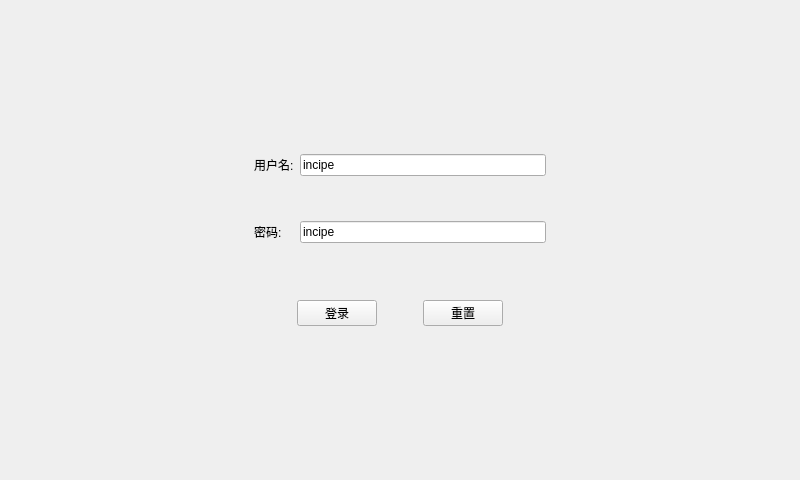
<?xml version="1.0" encoding="UTF-8"?>
<ui version="4.0">
 <class>Widget</class>
 <widget class="QWidget" name="Widget">
  <property name="geometry">
   <rect>
    <x>0</x>
    <y>0</y>
    <width>800</width>
    <height>480</height>
   </rect>
  </property>
  <property name="minimumSize">
   <size>
    <width>800</width>
    <height>480</height>
   </size>
  </property>
  <property name="maximumSize">
   <size>
    <width>800</width>
    <height>480</height>
   </size>
  </property>
  <property name="windowTitle">
   <string>登录</string>
  </property>
  <property name="windowIcon">
   <iconset resource="picture/picture.qrc">
    <normaloff>:/login.png</normaloff>:/login.png</iconset>
  </property>
  <layout class="QVBoxLayout" name="verticalLayout">
   <property name="spacing">
    <number>0</number>
   </property>
   <property name="leftMargin">
    <number>0</number>
   </property>
   <property name="topMargin">
    <number>0</number>
   </property>
   <property name="rightMargin">
    <number>0</number>
   </property>
   <property name="bottomMargin">
    <number>0</number>
   </property>
   <item>
    <spacer name="verticalSpacer_2">
     <property name="orientation">
      <enum>Qt::Vertical</enum>
     </property>
     <property name="sizeHint" stdset="0">
      <size>
       <width>20</width>
       <height>40</height>
      </size>
     </property>
    </spacer>
   </item>
   <item>
    <widget class="QWidget" name="widget" native="true">
     <layout class="QGridLayout" name="gridLayout">
      <item row="1" column="2">
       <spacer name="verticalSpacer">
        <property name="orientation">
         <enum>Qt::Vertical</enum>
        </property>
        <property name="sizeHint" stdset="0">
         <size>
          <width>20</width>
          <height>10</height>
         </size>
        </property>
       </spacer>
      </item>
      <item row="0" column="0">
       <spacer name="horizontalSpacer_4">
        <property name="orientation">
         <enum>Qt::Horizontal</enum>
        </property>
        <property name="sizeHint" stdset="0">
         <size>
          <width>40</width>
          <height>20</height>
         </size>
        </property>
       </spacer>
      </item>
      <item row="0" column="3">
       <spacer name="horizontalSpacer_5">
        <property name="orientation">
         <enum>Qt::Horizontal</enum>
        </property>
        <property name="sizeHint" stdset="0">
         <size>
          <width>40</width>
          <height>20</height>
         </size>
        </property>
       </spacer>
      </item>
      <item row="3" column="2">
       <widget class="QLineEdit" name="passwd">
        <property name="styleSheet">
         <string notr="true"/>
        </property>
        <property name="text">
         <string>incipe</string>
        </property>
       </widget>
      </item>
      <item row="0" column="1">
       <widget class="QLabel" name="label">
        <property name="text">
         <string>用户名:</string>
        </property>
       </widget>
      </item>
      <item row="0" column="2">
       <widget class="QLineEdit" name="username">
        <property name="styleSheet">
         <string notr="true"/>
        </property>
        <property name="text">
         <string>incipe</string>
        </property>
       </widget>
      </item>
      <item row="3" column="1">
       <widget class="QLabel" name="label_2">
        <property name="text">
         <string>密码:</string>
        </property>
       </widget>
      </item>
      <item row="4" column="2">
       <spacer name="verticalSpacer_4">
        <property name="orientation">
         <enum>Qt::Vertical</enum>
        </property>
        <property name="sizeHint" stdset="0">
         <size>
          <width>20</width>
          <height>20</height>
         </size>
        </property>
       </spacer>
      </item>
     </layout>
    </widget>
   </item>
   <item>
    <widget class="QWidget" name="widget_3" native="true">
     <layout class="QHBoxLayout" name="horizontalLayout_3">
      <item>
       <spacer name="horizontalSpacer">
        <property name="orientation">
         <enum>Qt::Horizontal</enum>
        </property>
        <property name="sizeHint" stdset="0">
         <size>
          <width>40</width>
          <height>20</height>
         </size>
        </property>
       </spacer>
      </item>
      <item>
       <widget class="QPushButton" name="login">
        <property name="text">
         <string>登录</string>
        </property>
        <property name="icon">
         <iconset resource="picture/picture.qrc">
          <normaloff>:/logo.png</normaloff>:/logo.png</iconset>
        </property>
       </widget>
      </item>
      <item>
       <spacer name="horizontalSpacer_2">
        <property name="orientation">
         <enum>Qt::Horizontal</enum>
        </property>
        <property name="sizeType">
         <enum>QSizePolicy::Fixed</enum>
        </property>
        <property name="sizeHint" stdset="0">
         <size>
          <width>40</width>
          <height>20</height>
         </size>
        </property>
       </spacer>
      </item>
      <item>
       <widget class="QPushButton" name="reset">
        <property name="text">
         <string>重置</string>
        </property>
        <property name="icon">
         <iconset resource="picture/picture.qrc">
          <normaloff>:/reset.png</normaloff>:/reset.png</iconset>
        </property>
       </widget>
      </item>
      <item>
       <spacer name="horizontalSpacer_3">
        <property name="orientation">
         <enum>Qt::Horizontal</enum>
        </property>
        <property name="sizeHint" stdset="0">
         <size>
          <width>40</width>
          <height>20</height>
         </size>
        </property>
       </spacer>
      </item>
     </layout>
    </widget>
   </item>
   <item>
    <spacer name="verticalSpacer_3">
     <property name="orientation">
      <enum>Qt::Vertical</enum>
     </property>
     <property name="sizeHint" stdset="0">
      <size>
       <width>20</width>
       <height>40</height>
      </size>
     </property>
    </spacer>
   </item>
  </layout>
 </widget>
 <resources>
  <include location="picture/picture.qrc"/>
 </resources>
 <connections/>
</ui>
